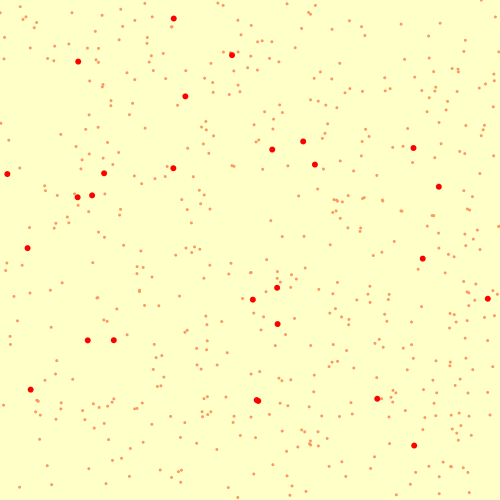
Frame 1 (no input)
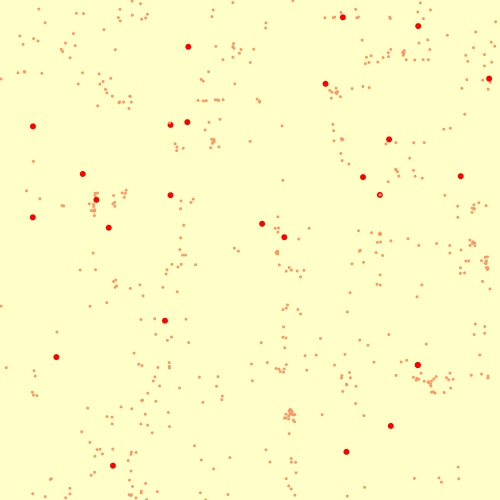
Frame 60 (the mouse pressed at the canvas centre just before this capture)
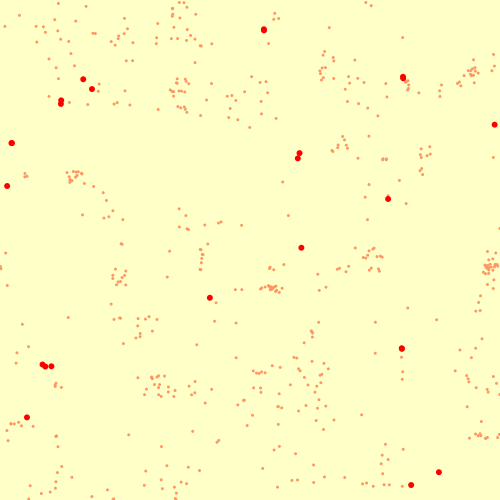
Frame 120 (the mouse held since frame 60 and released just before this capture)

The Processing sketch that drew these frames (run headless with seeded random() and noise(); from frame 60 on, the mouse is pressed at the canvas centre):

// Processing sketch: processing_117980
// ── processing_117980.pde

ArrayList[][] grid;
float gridSize = 50;

class HSPParticle extends Particle {
  
  boolean side;
  float seed;
  float t = 0;
  
  HSPParticle(float x, float y) {
    super(x, y);
    this.side = side;
    this.maxVel.x = 2;
    this.maxVel.y = 2;
    this.vel.x *= 2;
    this.vel.y *= 2;
    weight = 10;
    seed = random(1000);
    t = seed;
  }
  
  PVector getForce(Particle other) {
    PVector diff = PVector.sub(other.pos, pos);
    
    float dmag = diff.mag();
    
    if (dmag < gridSize*2) {
      return new PVector(min(sin(t) * 1000/diff.x/dmag, 1)/other.weight, min(sin(t) * 1000/diff.y/dmag, 1)/other.weight);
    }
    return new PVector(0, 0);
  }
  
  void update() {
    super.update();
    t += 0.1; 
  }
  
  void render() {
    noStroke();
    fill(255, 0, 0);
    ellipse(this.pos.x, this.pos.y, 6, 6);
  }
  
}

class AttractParticle extends Particle {
  
  boolean side;
  
  AttractParticle(float x, float y) {
    super(x, y);
    this.side = side;
    weight = 1;
  }
  
  PVector getForce(Particle other) {
    PVector diff = PVector.sub(other.pos, pos);
    
    if (diff.mag() < gridSize) {
      return new PVector(min(-0.01/diff.x, 1)/other.weight, min(-0.01/diff.y, 1)/other.weight);
    }
    return new PVector(0, 0);
  }
}

class Particle {
  PVector accel;
  PVector vel;
  PVector maxVel;
  PVector pos;
  float weight;
  
  int gj;
  int gi;
  
  Particle(float x, float y) {
    maxVel = new PVector(1, 1);
    pos = new PVector(x, y);
    accel = new PVector(0, 0);
    vel = new PVector(random(maxVel.x*2) - maxVel.x, random(maxVel.y*2) - maxVel.y);
    gj = getGridY(y);
    gi = getGridX(x);
    grid[gj][gi].add(this);
  }
  
  PVector getForce(Particle other) {
    
    return new PVector(0, 0);
  }
  
  void render() {
    noStroke();
    fill(255, 150, 100);
    ellipse(pos.x, pos.y, 3, 3);
  }
  
  void update() {
    //println(accel.x + ", " + accel.y);
    vel.x += accel.x;
    vel.y += accel.y;
    vel.x = max(-maxVel.x, min(maxVel.x, vel.x));
    vel.y = max(-maxVel.y, min(maxVel.y, vel.y));
    pos.x += vel.x;
    pos.y += vel.y;
    pos.x = pos.x % width;
    pos.y = pos.y % height;
    
    while (pos.x < 0) {
      pos.x += width;
    }
    
    while (pos.y < 0) {
      pos.y += height;
    }
    
    //println(pos.y + ", " + pos.x);
    
    int ngj = getGridY(pos.y);
    int ngi = getGridX(pos.x);
    
    if (ngj != gj || ngi != gi) {
      grid[gj][gi].remove(this);
      grid[ngj][ngi].add(this);
      gi = ngi;
      gj = ngj;
    }
    accel.x = 0;
    accel.y = 0;
    //vel.x *= 0.99;
    //vel.y *= 0.99;
  }
}

void setup() {
  size(500, 500);
  initializeGrid();
  populate();
}

void draw() {
  
  background(255, 255, 200);
  
  resolveForces();
  
  for (int j = 0; j < grid.length; j++) {
    for (int i = 0; i < grid[0].length; i++) {
      ArrayList<Particle> cell = grid[j][i];
      for (int k = 0; k < cell.size(); k++) {
        Particle p = cell.get(k);
        p.update();
        p.render();
      }
    }
  }
  
}

void populate() {
  for (int i = 0; i < random(500) + 500; i++) {
    AttractParticle p = new AttractParticle(random(width), random(height));
  }
  for (int i = 0; i < random(20) + 20; i++) {
    HSPParticle p = new HSPParticle(random(width), random(height));
  }
}

void initializeGrid() {
  int gridX = ceil(width/gridSize);
  int gridY = ceil(height/gridSize);
  grid = new ArrayList[gridY][gridX];
  for (int j = 0; j < gridY; j++) {
    ArrayList[] row = new ArrayList[gridY];
    for (int i = 0; i < gridX; i++) {
      ArrayList<Particle> cell = new ArrayList<Particle>();
      row[i] = cell;
    }
    grid[j] = row;
  }
}

int getGridX(float px) {
  return floor(min(max(0, px/width), 0.99) * ceil(width/gridSize));
}

int getGridY(float py) {
  return floor(min(max(0, py/height), 0.99) * ceil(height/gridSize));
}

void resolveForces() {
  for (int j = 0; j < grid.length; j++) {
    ArrayList[] row = grid[j];
    for (int i = 0; i < row.length; i++) {
      
      /* get cell */
      ArrayList<Particle> cell = row[i];
      
      /* for each particle in cell */
      for (int k = 0; k < cell.size(); k++) {
        Particle p = cell.get(k);
        
        /* nearest neighbors */
        for (int rj = j-1; rj < j+1; rj++) {
          for (int ri = i-1; ri < i+1; ri++) {
            
            if (rj >= 0 && rj < grid.length && ri >= 0 && ri < row.length) {
              /* neighboring cell */
              ArrayList<Particle> ocell = grid[rj][ri];
              
              for (int m = 0; m < ocell.size(); m++) {
                
                Particle op = ocell.get(m);
                if (op != p) {
                  
                  PVector force = op.getForce(p);
                  p.accel.add(force);
                  //println(force.x + ", " + force.y);
                }
              }
            }
          }
        }
      }
    }
  }
}
